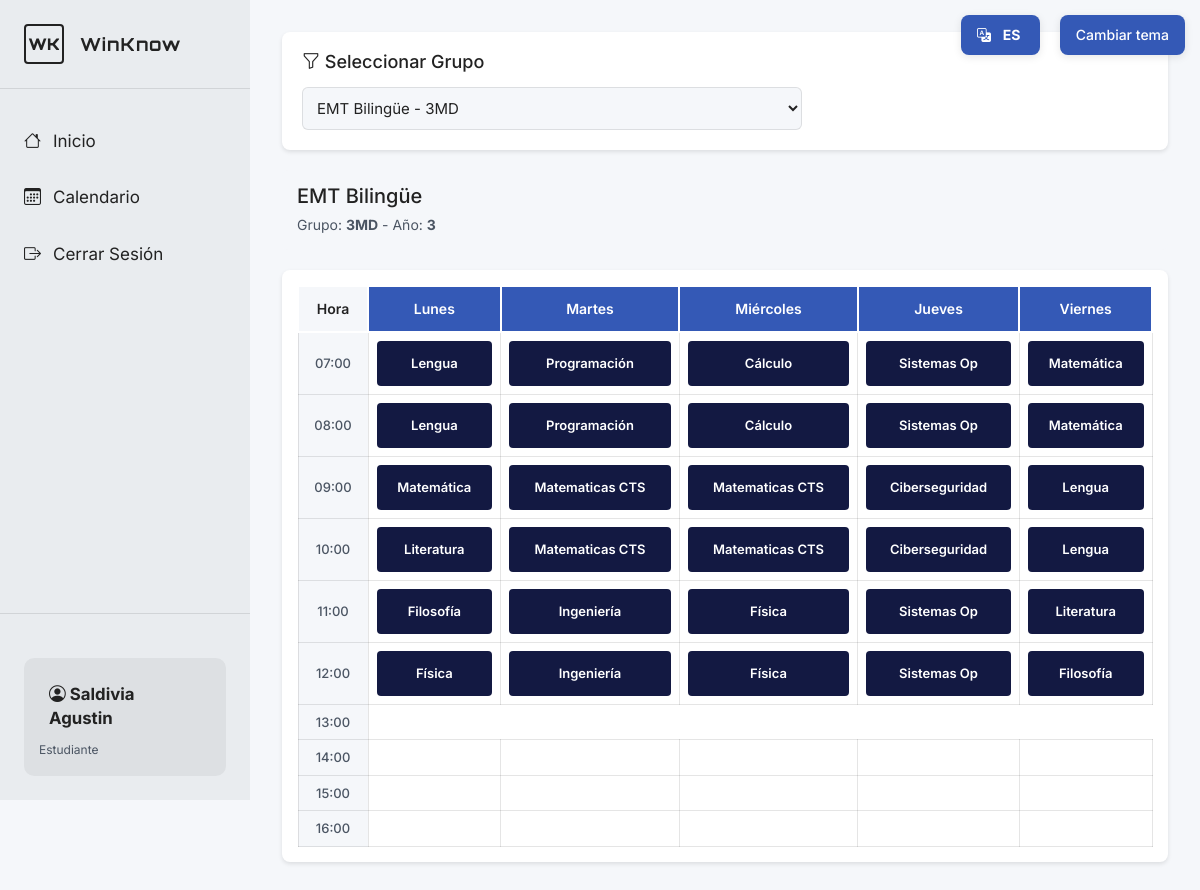
The page /calendario_main.php?grupo=1 (signed in) on the database its author committed.
### tables this page shows
CREATE TABLE `grupo` (
  `IdGrupo` int(11) NOT NULL,
  `nombreGrupo` varchar(50) NOT NULL,
  `IdCurso` int(11) NOT NULL,
  `anio` int(11) DEFAULT NULL
);

CREATE TABLE `cursos` (
  `IdCurso` int(11) NOT NULL,
  `Cedula` int(11) NOT NULL,
  `Recursos_Pedidos` varchar(100) DEFAULT NULL,
  `Nombre` varchar(50) DEFAULT NULL
);

CREATE TABLE `horario` (
  `ID_horario` int(11) NOT NULL,
  `IdGrupo` int(11) NOT NULL,
  `IdAsignatura` int(11) NOT NULL,
  `Cedula` int(11) NOT NULL,
  `DiaSemana` varchar(20) NOT NULL,
  `HoraInicio` int(11) NOT NULL,
  `HoraFin` int(11) NOT NULL
);

CREATE TABLE `asignatura` (
  `IdAsignatura` int(11) NOT NULL,
  `nombreAsignatura` varchar(50) DEFAULT NULL
);

### front/calendario_html.php (the view, shortened to what this page needs)
<body>
<main class="principal">
    <div class="contenido">
        <section class="selector-grupo">
            <h2><i class="bi bi-funnel"></i> Seleccionar Grupo</h2>
            <form method="GET" action="calendario.php" class="form-selector">
                <select name="grupo" onchange="this.form.submit()" required>
                    <?php
                    if ($resultGrupos && $resultGrupos->num_rows > 0):
                        $resultGrupos->data_seek(0);
                        while ($grupo = $resultGrupos->fetch_assoc()):
                    ?>
                        <option value="<?= $grupo['IdGrupo']; ?>"
                                <?= ($grupoSeleccionado == $grupo['IdGrupo']) ? 'selected' : ''; ?>>
                            <?= htmlspecialchars($grupo['nombre_curso']); ?> -
                        </option>
                    <?php
                        endwhile;
                    endif;
                    ?>
                </select>
            </form>
        </section>
        <?php if ($infoGrupo): ?>
            <div class="info-grupo">
                <div>
                    <h3><?= htmlspecialchars($infoGrupo['nombre_curso']); ?></h3>
                    <div class="detalles-grupo">
                        Grupo: <strong><?= htmlspecialchars($infoGrupo['nombreGrupo']); ?></strong>
                        <?php if ($infoGrupo['anio']): ?>
                            - Año: <strong><?= $infoGrupo['anio']; ?></strong>
                        <?php endif; ?>
                    </div>
                </div>
            </div>
            <section class="calendario-semanal">
                <table class="tabla-horario">
                    <thead>
                        <tr>
                            <th class="hora-header">Hora</th>
                            <?php foreach ($diasSemana as $dia): ?>
                                <th><?= $dia; ?></th>
                            <?php endforeach; ?>
                        </tr>
                    </thead>
                    <tbody>
                        <?php
                        $horasUsadas = [];
                        foreach ($diasSemana as $dia) {
                            foreach ($horariosSemana[$dia] as $hora => $clase) {
                                if ($clase !== null || $hora == 13) {
                                    $horasUsadas[$hora] = true;
                                }
                            }
                        }
                        ksort($horasUsadas);
                        $horasUsadas = array_keys($horasUsadas);
                        $horaMin = !empty($horasUsadas) ? min($horasUsadas) : 7;
                        $horaMax = !empty($horasUsadas) ? max($horasUsadas) : 16;
                        if ($horaMax < 16) $horaMax = 16;
                        $horasUsadas = range($horaMin, $horaMax);
                        $colorIndex = 0;
                        $coloresAsignatura = array();
                        foreach ($horasUsadas as $hora):
                        ?>
                            <tr>
                                <td class="hora-label"><?= sprintf('%02d:00', $hora); ?></td>
                                <?php foreach ($diasSemana as $dia): ?>
                                    <?php
                                    if ($hora == 13):
                                    ?>
                                    <?php
                                    else:
                                        $clase = $horariosSemana[$dia][$hora];
                                        if ($clase !== null):
                                            if (!isset($coloresAsignatura[$clase['asignatura']])) {
                                                $coloresAsignatura[$clase['asignatura']] = obtenerColorAsignatura($colorIndex++);
                                            }
                                            $color = $coloresAsignatura[$clase['asignatura']];
                                    ?>
                                        <td>
                                            <div class="clase-bloque" style="background: <?= $color; ?>">
                                                <div class="clase-nombre">
                                                    <?= htmlspecialchars($clase['asignatura']); ?>
                                                </div>
                                            </div>
                                        </td>
                                    <?php
                                        else:
                                    ?>
                                        <td class="celda-vacia"></td>
                                    <?php
                                        endif;
                                    endif;
                                    ?>
                                <?php endforeach; ?>
                            </tr>
                        <?php endforeach; ?>
                    </tbody>
                </table>
            </section>
        <?php endif; ?>
    </div>
</main>
</body>
</html>

### rows shown on the page
grupo: IdCurso.Nombre "EMT Bilingüe", nombreGrupo "3MD", anio "3"
horario: IdAsignatura.nombreAsignatura "Programación"
horario: IdAsignatura.nombreAsignatura "Cálculo"
horario: IdAsignatura.nombreAsignatura "Sistemas Op"
horario: IdAsignatura.nombreAsignatura "Matemática"
horario: IdAsignatura.nombreAsignatura "Ciberseguridad"
horario: IdAsignatura.nombreAsignatura "Lengua"
horario: IdAsignatura.nombreAsignatura "Literatura"
horario: IdAsignatura.nombreAsignatura "Ingeniería"
horario: IdAsignatura.nombreAsignatura "Sistemas Op"
horario: IdAsignatura.nombreAsignatura "Filosofía"

### other values the page prints
$_SESSION['nombre'] "Saldivia Agustin"
$dia "Lunes"
$dia "Martes"
$dia "Miércoles"
$dia "Jueves"
$dia "Viernes"
$hora "07"
$clase['asignatura'] "Lengua"
$clase['asignatura'] "Programación"
$clase['asignatura'] "Cálculo"
$clase['asignatura'] "Sistemas Op"
$clase['asignatura'] "Matemática"
$hora "08"
$hora "09"
$clase['asignatura'] "Matematicas CTS"
